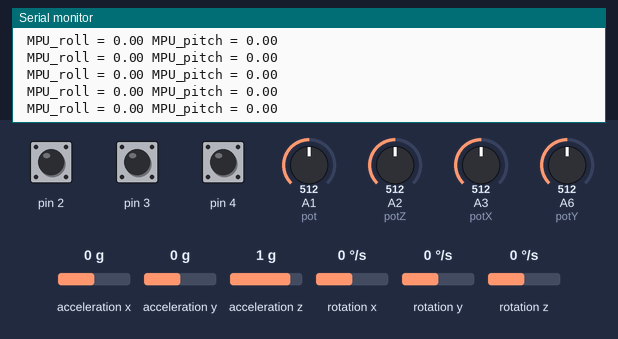
Recording of a sketch running on a simulated Arduino Nano, built with avr-gcc and run on an emulated ATmega328P. Parts: the last lines printed to the serial monitor. Inputs (shaded band) come from the test bench; at power-on: acceleration x 0 g, acceleration y 0 g, pin 2 HIGH, pin 3 HIGH, pin 4 HIGH, A1 (pot) = 512, A2 (potZ) = 512, A3 (potX) = 512, A6 (potY) = 512, acceleration z 1 g, rotation x 0 °/s, rotation y 0 °/s, rotation z 0 °/s. No radio packets arrive unless stated.

Above: at 2.2 s.
2.3 s: acceleration x set to -1.4 g
At 2.9 s:
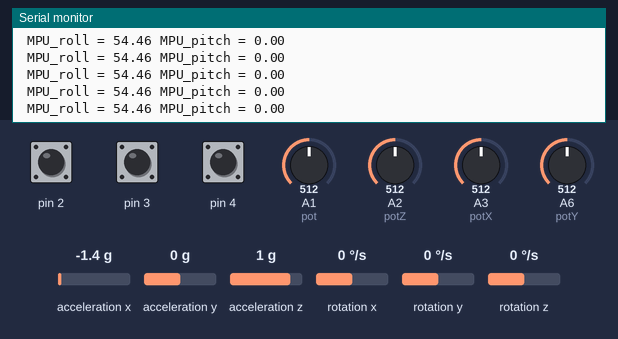
5.3 s: acceleration y set to -1.4 g
At 6.0 s:
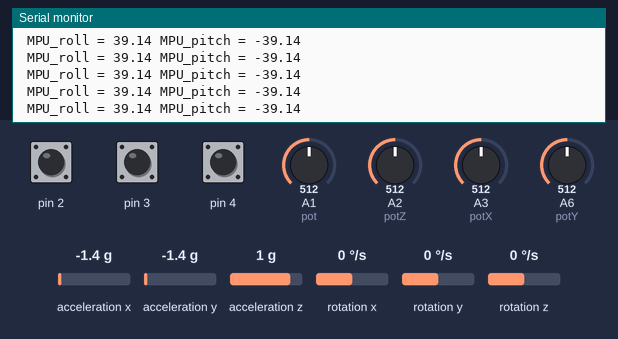
8.3 s: acceleration x set to 0.8 g
At 8.5 s:
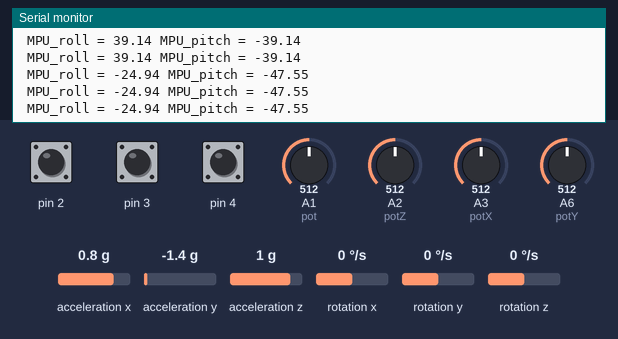
11.3 s: acceleration y set to 0 g
At 11.42 s:
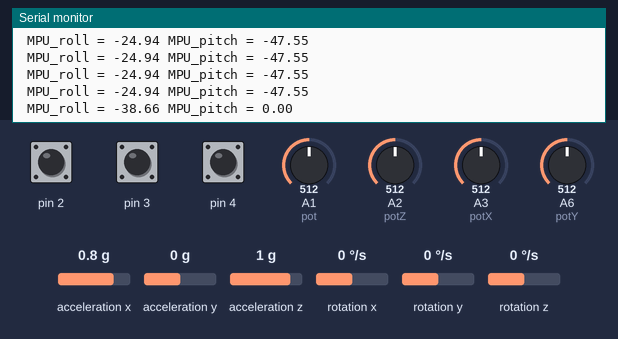
14.3 s: acceleration x set to -0.8 g
At 15.2 s:
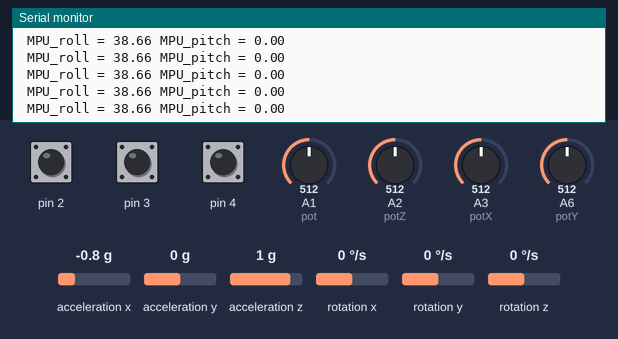
17.3 s: acceleration y set to -0.8 g
At 18.2 s:
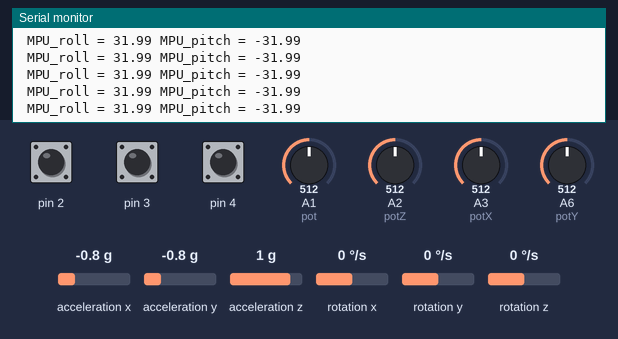
Timing chart, 0 to 20.3 s (numbered marks = the images above; inputs shaded):
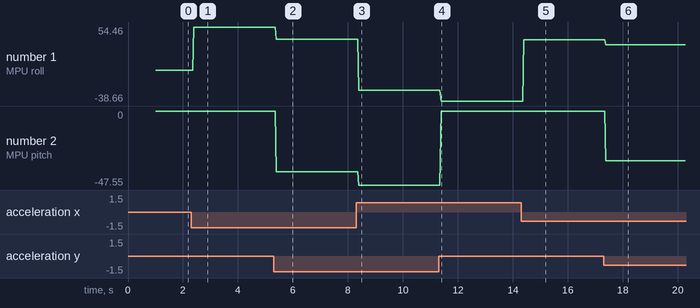

Measured:
- after the input at 2.3 s, the serial monitor: prints a new line after 0.09 s (image 1)
- after the input at 5.3 s, the serial monitor: prints a new line after 0.09 s (image 2)
- after the input at 8.3 s, the serial monitor: prints a new line after 0.09 s (image 3)
- after the input at 11.3 s, the serial monitor: prints a new line after 0.09 s (image 4)
- after the input at 14.3 s, the serial monitor: prints a new line after 0.09 s (image 5)
- after the input at 17.3 s, the serial monitor: prints a new line after 0.09 s (image 6)
- plotted number 1: 0 → 54.46 after the input at 2.3 s, 54.46 → 39.14 after the input at 5.3 s, 39.14 → -24.94 after the input at 8.3 s, -24.94 → -38.66 after the input at 11.3 s, -38.66 → 38.66 after the input at 14.3 s
- plotted number 2: 0 → -39.14 after the input at 5.3 s, -39.14 → -47.55 after the input at 8.3 s, -47.55 → 0 after the input at 11.3 s, 0 → -31.99 after the input at 17.3 s

The sketch:

Transmitter.ino
```cpp
///////////////////////////////////////////// Transmitter ////////////////////////////////////////////////////
#include <RF24.h>
#include <SPI.h>
#include <MPU6050_light.h>
#include <Wire.h>

MPU6050 mpu(Wire);

// Analog pins for potentiometers
const int potX = A3;
const int potY = A6;
const int potZ = A2;
const int pot = A1;

// NRF24 radio setup
RF24 radio(7, 8); // CE and CSN pins
const byte address[] = "00001";

// Button pin assignments
int oldBtn1 = 0;
int btn1; // pin 2

int oldBtn2 = 0;
int btn2; // pin 3

int oldBtn3 = 0;
int btn3; // pin 4

// Data structure for sending
struct Data
{
  short X, Y, Z, test;
  bool toggle1, toggle2, toggle3;
  float MPU_roll, MPU_pitch, MPU_yaw;
};
Data data;

void setup()
{
  // Initialize I2C communication and MPU6050
  Wire.begin();
  mpu.begin();
  mpu.calcOffsets(true, true);

  // Initialize data toggles
  data.toggle1 = 0;
  data.toggle2 = 0;
  data.toggle3 = 0;

  // Set pin modes for potentiometers and buttons
  pinMode(potX, INPUT);
  pinMode(potY, INPUT);
  pinMode(potZ, INPUT);
  pinMode(pot, INPUT);
  pinMode(2, INPUT);
  pinMode(3, INPUT);
  pinMode(4, INPUT);

  // Initialize serial communication for debugging
  Serial.begin(9600);

  // Initialize NRF24 radio
  radio.begin();
  radio.setChannel(100); // Set channel value between 0-127 if any interference issue pops up
  radio.openWritingPipe(address);
  radio.setPALevel(RF24_PA_MAX);
  radio.stopListening();
}

void loop()
{
  // Update MPU6050 data
  mpu.update();
  data.MPU_roll = mpu.getAngleY();
  data.MPU_pitch = mpu.getAngleX();
  data.MPU_yaw = mpu.getAngleZ();

  // Default to mode 1 if no modes are active
  if((data.toggle1 + data.toggle2 + data.toggle3) == 0)
  {
    data.toggle1 = 1;
  }

  // Mode 1 button toggle
  oldBtn1 = btn1;
  btn1 = digitalRead(2);
  if(btn1 == 0 && oldBtn1 == 1)
  {
    data.toggle1 = !data.toggle1;
    data.toggle2 = 0;
    data.toggle3 = 0;
  }

  // Mode 2 button toggle
  oldBtn2 = btn2;
  btn2 = digitalRead(3);
  if(btn2 == 0 && oldBtn2 == 1)
  {
    data.toggle1 = 0;
    data.toggle2 = !data.toggle2;
    data.toggle3 = 0;
  }

  // Mode 3 button toggle
  oldBtn3 = btn3;
  btn3 = digitalRead(4);
  if(btn3 == 0 && oldBtn3 == 1)
  {
    data.toggle1 = 0;
    data.toggle2 = 0;
    data.toggle3 = !data.toggle3;
  }

  // Debugging: print MPU data
  Serial.print(" MPU_roll = ");
  Serial.print(data.MPU_roll);
  Serial.print(" MPU_pitch = ");
  Serial.print(data.MPU_pitch);
  Serial.println();

  // Read potentiometer values
  data.X = analogRead(potX);
  data.Y = analogRead(potY);
  data.Z = analogRead(potZ);
  data.test = analogRead(pot);

  // Send data via NRF24
  radio.write(&data, sizeof(data));
}
```
